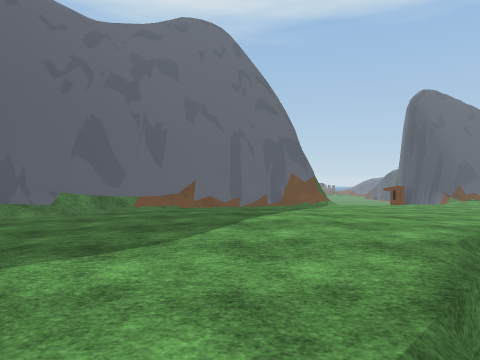
view 1 (above)

21 first-person views from a walk through a scene from a Unity 3-D project. The camera is 1.4 m above the floor, looks level and sees 70° across. The floor is counted in squares, 2 m on a side. Each view is taken from the middle of a square. On the plan, view 1 faces up. The plan holds only what a view shows up to about 11 squares ahead; the rest is blank. The place goes on beyond the plan. The player character is not drawn. Some surface patterns are stand-ins.

view 2
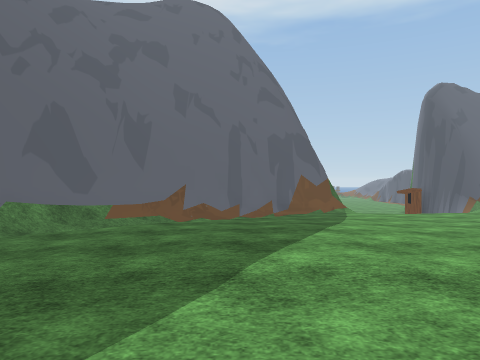

view 3
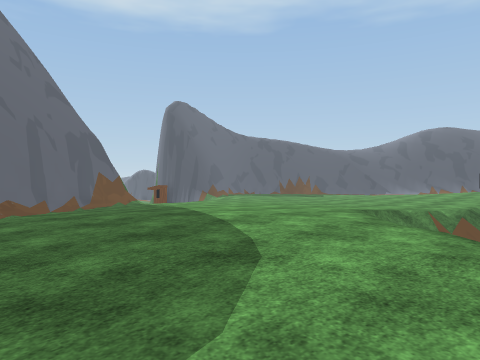

view 4
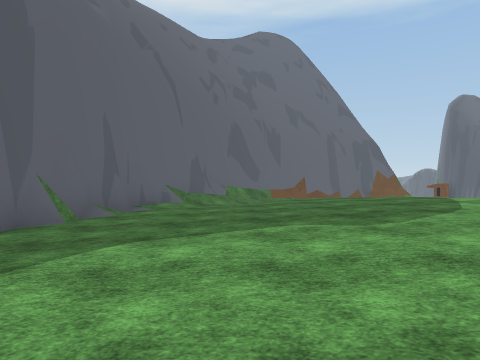

view 5
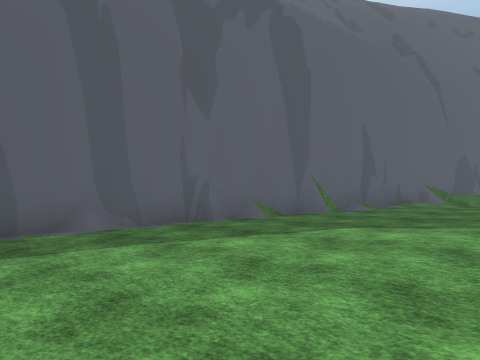

view 6
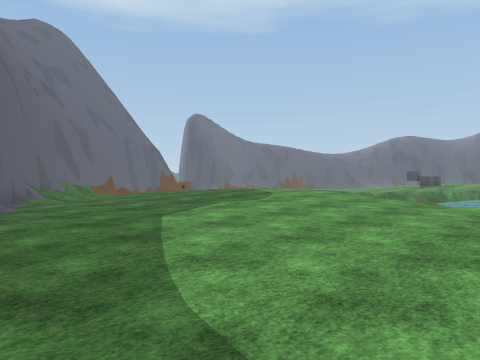

view 7
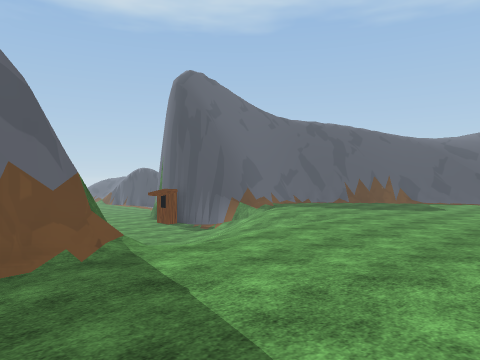

view 8
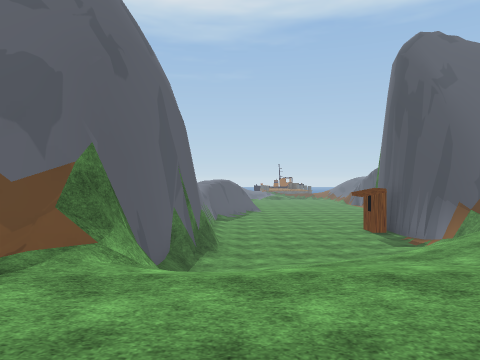

view 9
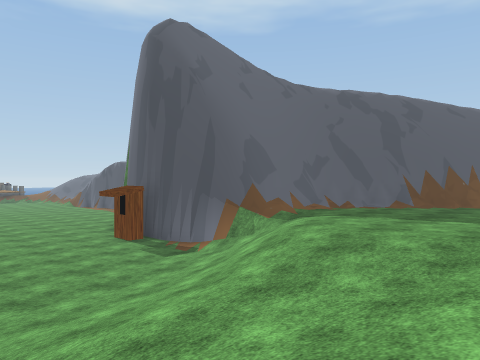

view 10
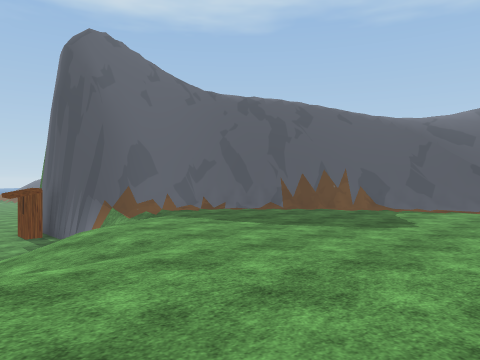

view 11
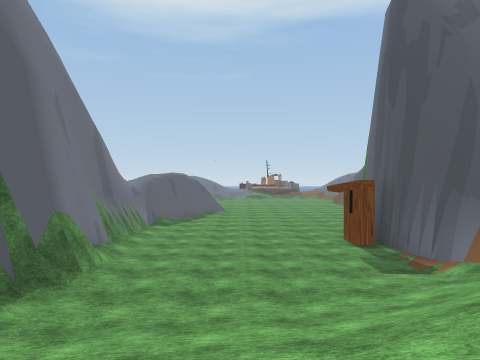

view 12
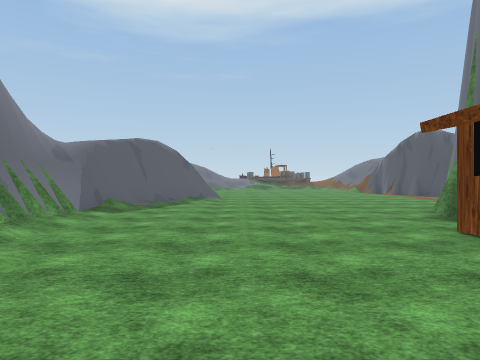

view 13
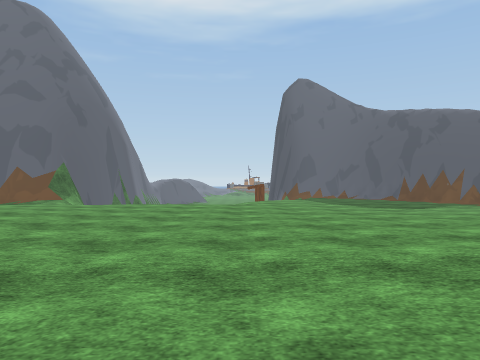

view 14
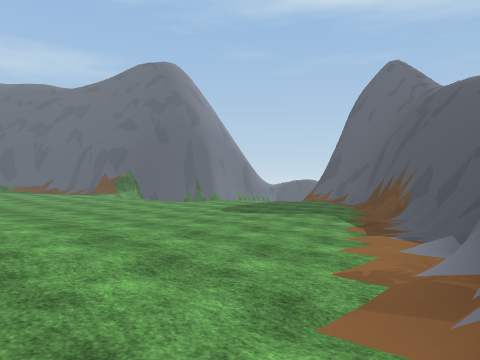

view 15
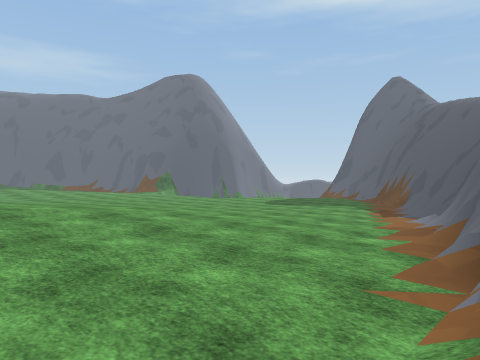

view 16
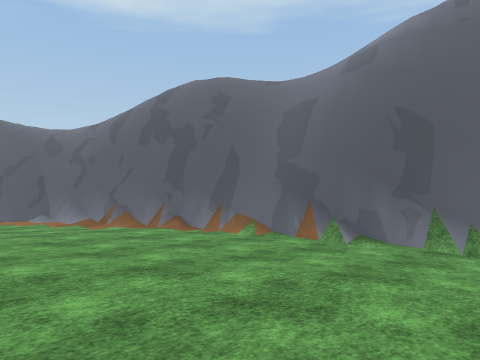

view 17
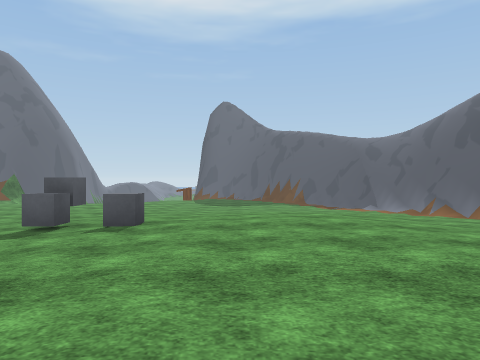

view 18
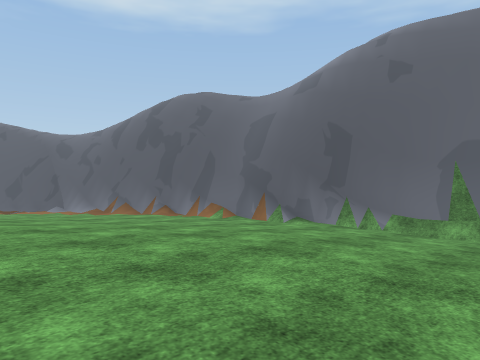

view 19
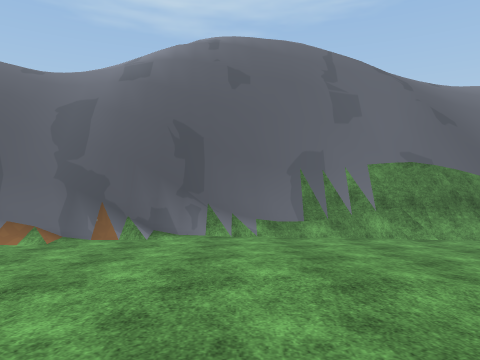

view 20
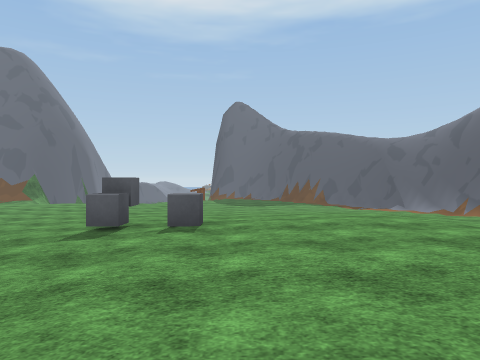

view 21
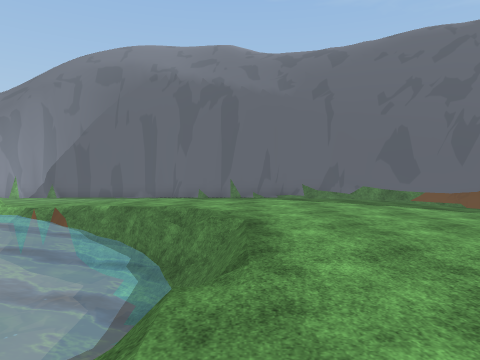

### Floor plan
Key: @ floor where view 1 was taken; # wall or solid block; x gap in a wall; . main floor; : floor 0.25 m higher than the main floor; - floor 0.25 m lower than the main floor; + floor 0.5 m higher than the main floor; * floor 0.75 m higher than the main floor; _ floor 1.25 m lower than the main floor; < floor 2.25 m lower than the main floor; / step, stairs or slope; = window, fence, low wall or low ledge; ~ water the walk can cross; ≈ water the walk keeps out of; ^ raised ledge; v drop or lower ground; H hut; C cube.
Columns run from 9 left of view 1 to 22 right of it. Each row starts with its distance up from view 1.
 28              #/<<<<<<<
 27             /#/<<<<<<<
 26             /#<<<<<<<#
 25             v#<<<<<<<
 24             ##<<<<<<#
 23             ##<<<<<<#
 22              #<<<<<H#
 21              #<<<<<<#
 20              #<<<<<<#
 19              #<<<<<<##
 18             ##<<<<//####
 17             #/<////////##
 16             #////////---##
 15             #  ////------##
 14             #  ////------=##
 13          ####/ ////-------###
 12        ###/////--/---------##
 11       ##///........---------#
 10      ##/  :::.......--------##
  9     ##/ //::::........------##
  8    ##/ /:::::::............--#
  7    #///:++++::::......./....-##
  6   ##.::++++++:::....:::///::.##
  5   #.:::++**++:::...::::///:::/#
  4  ##..::++**+/=/:..:::+++*+/::.##
  3  #...::++++/_~~///::CC+***/:::##
  2  #...::+++/≈≈≈≈≈  /:++****///:/#
  1 ##-..:::::≈≈≈≈     :++*****//:.#
  0 #--...:::@≈≈≈≈      :/*****+//.#
 -1 #---...::≈≈≈≈^      :/*****+//.#
 -2 #----.../x           /****++//.#
 -3  -----.               +++++:/..#

Positions as (right, up) in squares from view 1, and headings:
1: (0, 0), facing up
2: (0, 2), facing up
3: (-3, 1), facing up-right
4: (-4, -2), facing up
5: (-3, -3), facing up-left
6: (-8, -3), facing up-right
7: (1, 8), facing up-right
8: (5, 9), facing up
9: (5, 12), facing up-right
10: (7, 9), facing up-right
11: (7, 13), facing up
12: (7, 18), facing up
13: (9, 2), facing up
14: (20, 5), facing up-left
15: (21, 2), facing up-left
16: (16, -1), facing up-right
17: (14, -3), facing up
18: (15, -3), facing up-right
19: (15, 0), facing right
20: (13, -3), facing up
21: (8, 4), facing left
